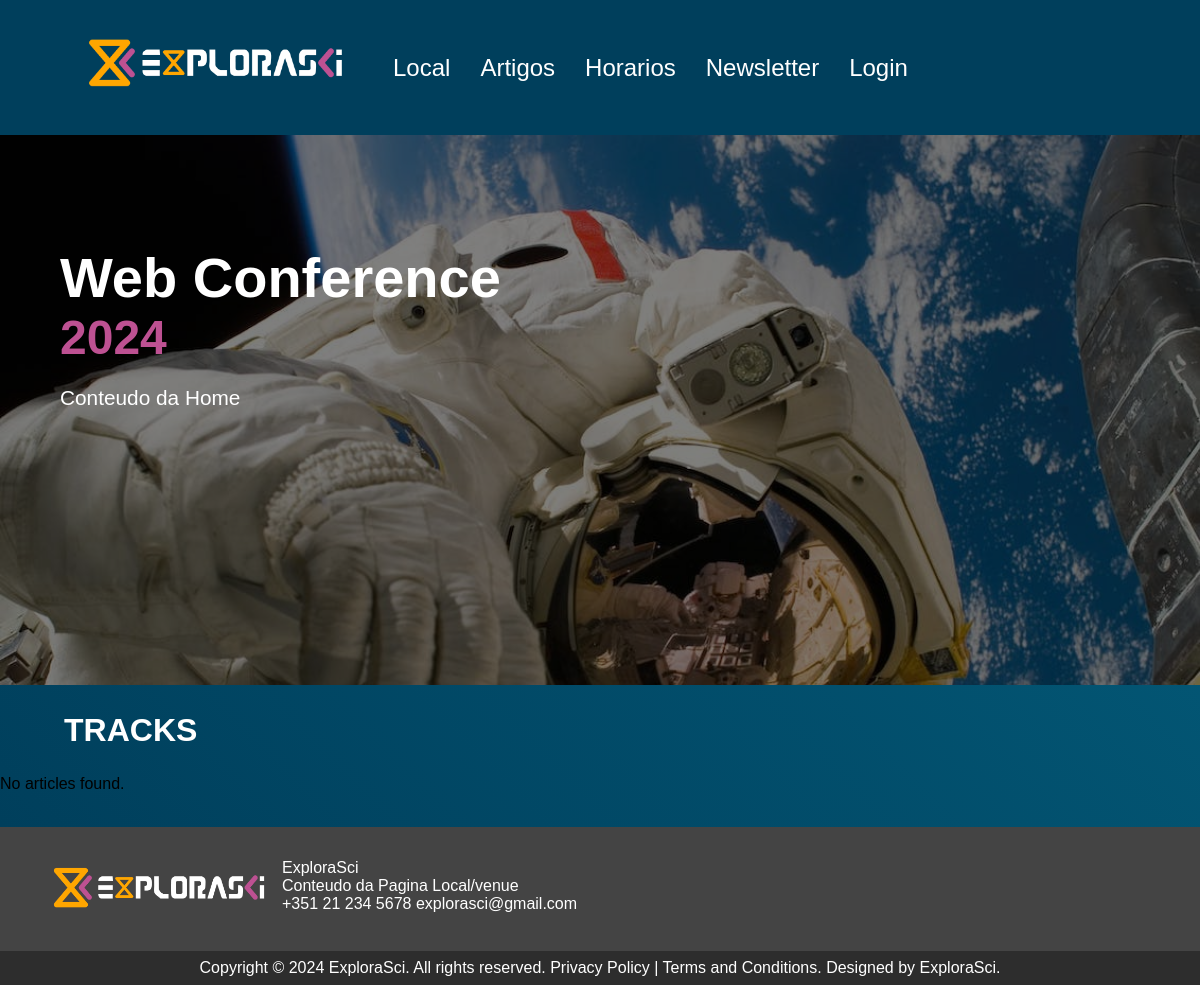
/, run on an earlier commit of the app's database.
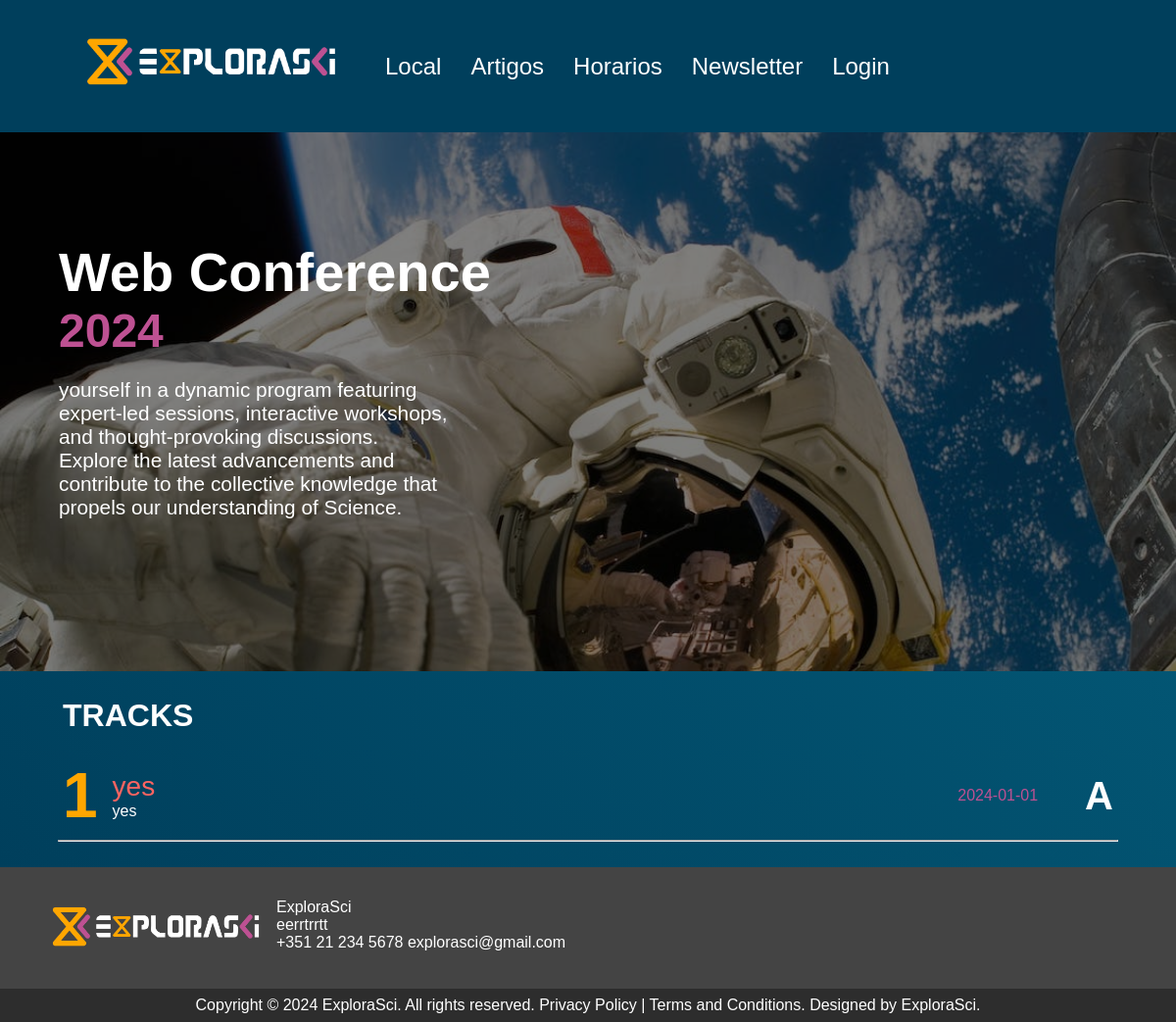
And on a later commit of the database.
### tables this page shows
CREATE TABLE `conteudo` (
  `id` int(11) NOT NULL,
  `titulo` varchar(100) NOT NULL,
  `texto` varchar(5000) NOT NULL
);

CREATE TABLE `horario` (
  `id` int(11) NOT NULL,
  `idArtigo` int(11) NOT NULL,
  `idTrack` int(11) NOT NULL,
  `sala` varchar(1) NOT NULL,
  `data` date NOT NULL,
  `hora` time NOT NULL
);

CREATE TABLE `track` (
  `id` int(11) NOT NULL,
  `nome` varchar(50) NOT NULL,
  `texto` varchar(5000) NOT NULL
);

### content_fetch.php (called while the page is built)
<?php
function getContentById($id, $db) {
    $sql = "SELECT texto FROM conteudo WHERE id = $id";
    $result = $db->query($sql);
    if ($result) {
        $row = $result->fetch_assoc();
        return $row["texto"];
    } else {
        return 'Error fetching text from the database.';
    }
}
?>

### index.php (the view)
<?php
include("inc/config.inc.php");
include "inc/top.inc.php";
include("content_fetch.php");
include("inc/autentica.inc.php");
?>
<main id="special">
    <div class="blue-gradient">
        <div class="hero-container">
            <img class="hero-image" src="./images/sky-earth-space-working.jpg" alt="Hero Image">
            <div class="overlay"></div>
            <div class="hero-content">
                <h1>Web Conference</h1>
                <span class="current-year">2024</span>
                <?php
                $contentId = 1;
                $contentText = getContentById($contentId, $db);
                echo '<p class="description">' . $contentText . '</p>';
                ?>
            </div>
        </div>
        <h2>Tracks</h2>
        <?php
        $sql = "SELECT horario.id, horario.sala, track.texto AS track_texto, track.nome AS track_nome, horario.data
        FROM horario INNER JOIN track ON horario.idTrack = track.id";
        $result = $db->query($sql);
        if ($result->num_rows > 0) {
            $counter = 1;
            $uniqueTracks = array();
            while ($row = $result->fetch_assoc()) {
                $trackName = $row["track_nome"];
                if (!in_array($trackName, $uniqueTracks)) {
                    echo "
                    <div class='track'>
                        <div class='tracks'>
                            <span class='track-number'>" . $counter . "</span>
                            <div class='track-container'>
                                <div class='track-left'>
                                    <span class='track-title'>" . $trackName . "</span>
                                    <span class='track-description'>" . $row["track_texto"] . "</span>
                                </div>
                                <div class='track-right'>
                                    <span class='track-date'>" . $row["data"] . "</span>
                                    <span class='track-room'>" . $row["sala"] . "</span>
                                </div>
                            </div>
                        </div>
                        <hr>
                    </div>";
                    $uniqueTracks[] = $trackName;
                    $counter++;
                }
            }
        } else {
            echo "<p>No articles found.</p>";
        }
        ?>
        <br>
    </div>
</main>
<?php
include "inc/bot.inc.php";
?>

### inc/bot.inc.php (shortened to what this page needs)
<footer>
    <div class="footer-info">
        <img src="./images/ExploraSci.png" alt="logo" width="250px" height="60">
        <span>ExploraSci <br>
        <?php
                $contentId = 2;
                $contentText = getContentById($contentId, $db);
                echo $contentText ;
                ?><br>
        +351 21 234 5678 explorasci@gmail.com</span>
    </div>
    <div class="copyright">
        <span>Copyright &copy 2024 ExploraSci. All rights reserved. Privacy Policy | Terms and Conditions. Designed by ExploraSci. </span>
    </div>
</footer>
</body>
</html>

What changed in the data, as far as the page shows it:
changed conteudo: texto "Conteudo da Home" → "yourself in a dynamic program featuring expert-led sessions, interactive workshops, and thought-provoking discussions. Explore the latest advancements and contribute to the collective knowledge that propels our understanding of Science."
added horario: idTrack.nome "yes", idTrack.texto "yes", data "2024-01-01", sala "A"
changed conteudo: texto "Conteudo da Pagina Local/venue" → "eerrtrrtt"
Also different on the page:
text no longer shown: "No articles found."
